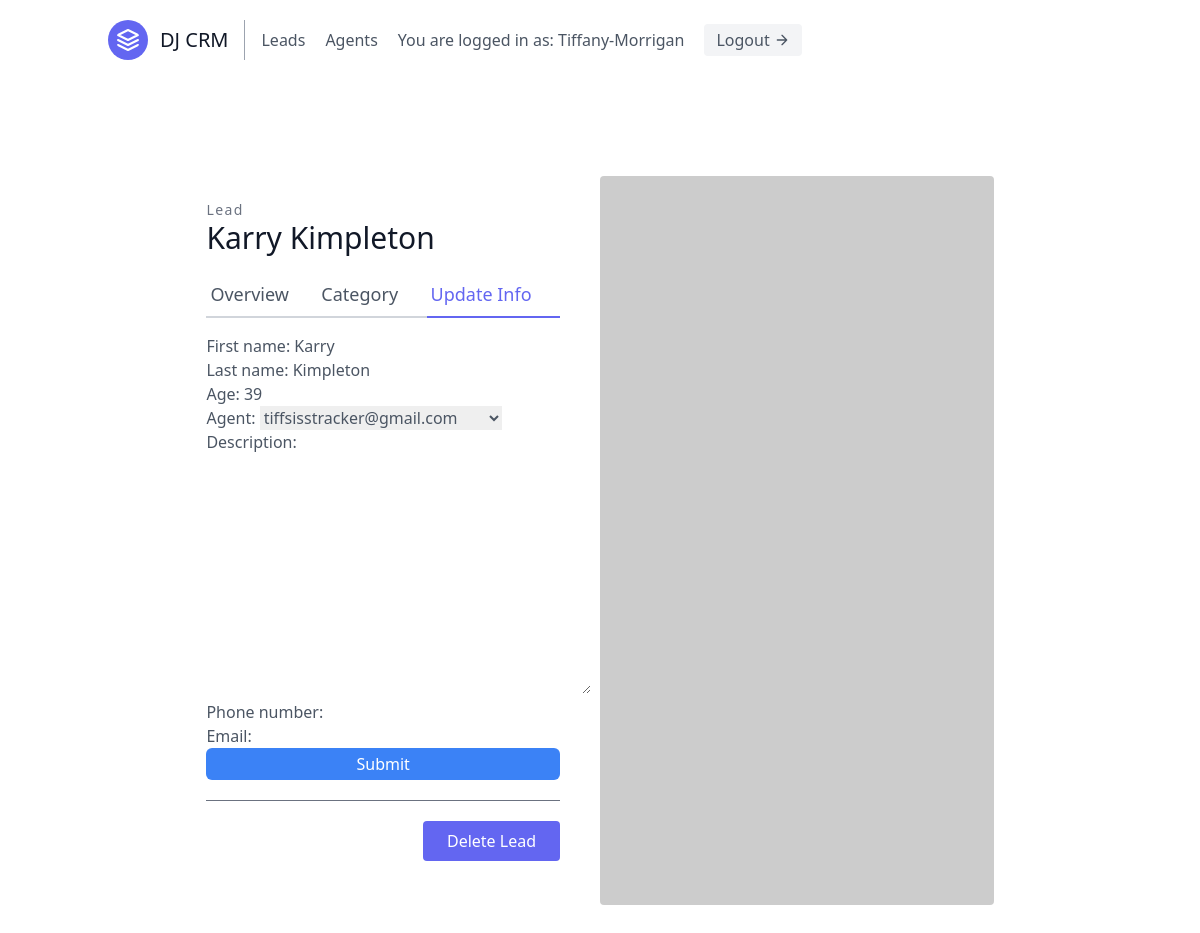
The app's page /leads/1/update (signed in) with its own data.
### leads/models.py (models this page shows, shortened)
class User(AbstractUser):
    is_organiser = models.BooleanField(default=True)
    is_agent = models.BooleanField(default=False)

class Lead(models.Model):
    first_name = models.CharField(max_length=20)
    last_name = models.CharField(max_length=20)
    age = models.IntegerField(default=0)
    organisation = models.ForeignKey(UserProfile, on_delete=models.CASCADE)
    agent = models.ForeignKey("Agent", null=True, blank=True, on_delete=models.SET_NULL) #CASCADE
    category = models.ForeignKey("Category", related_name="leads", null=True, blank=True, on_delete=models.SET_NULL)
    description = models.TextField()
    date_added = models.DateTimeField(auto_now_add=True)
    phone_number = models.CharField(max_length=20)
    email = models.EmailField()

### leads/views.py (the view, shortened to what this page needs)
# urls.py: path('<int:pk>/update', LeadUpdateView.as_view(), name='lead-update'),
class LeadUpdateView(LoginRequiredMixin, generic.UpdateView):
    template_name = "leads/lead_update.html"
    form_class = LeadModelForm
    def get_queryset(self):
        user = self.request.user
        return Lead.objects.filter(organisation=user.agent.organisation)

### leads/forms.py
class LeadModelForm(forms.ModelForm):
    class Meta:
        model = Lead
        fields =  (
            'first_name',
            'last_name',
            'age',
            'agent',
            'description',
            'phone_number',
            'email',
        )

### leads/models.py (called while the page is built)
    def __str__(self):
        return self.user.email

### leads/templates/leads/lead_update.html (shortened to what this page needs)
{% extends "base.html" %}
{% load tailwind_filters %}
{% block content %}
<section class="text-gray-600 body-font overflow-hidden">
  <div class="container px-5 py-24 mx-auto">
    <div class="lg:w-4/5 mx-auto flex flex-wrap">
      <div class="lg:w-1/2 w-full lg:pr-10 lg:py-6 mb-6 lg:mb-0">
        <h2 class="text-sm title-font text-gray-500 tracking-widest">Lead</h2>
        <h1 class="text-gray-900 text-3xl title-font font-medium mb-4">{{ lead.first_name }} {{ lead.last_name }}</h1>
        <div class="flex mb-4">
          <a href="{% url 'leads:lead-detail' lead.pk %}" class="flex-grow border-b-2 border-gray-300 py-2 text-lg px-1">
            Overview
          </a>
          <a href="{% url 'leads:lead-category-update' lead.pk %}" class="flex-grow border-b-2 border-gray-300 py-2 text-lg px-1">
            Category
          </a>
          <a href="{% url 'leads:lead-update' lead.pk %}"class="flex-grow text-indigo-500 border-b-2 border-indigo-500 py-2 text-lg px-1">
            Update Info
          </a>
        </div>
        <form method="post">
            {{ form|crispy }}
            <button class="w-full text-white bg-blue-500 hover:bg-blue-600 px-3 py-1 rounded-md" type="submit">Submit</button>
        </form>
        <div class ="mt-5 py-5 border-t border-gray-500">
          <button type="button" class="flex ml-auto text-white bg-indigo-500 border-0 py-2 px-6 focus:outline-none hover:bg-indigo-600 rounded" onclick="location.href='{% url 'leads:lead-delete' lead.pk %}'">Delete Lead</button>
        </div>
      </div>
      <img alt="ecommerce" class="lg:w-1/2 w-full lg:h-auto h-64 object-cover object-center rounded" src="https://dummyimage.com/400x400">
    </div>
  </div>
</section>
{% endblock content %}

### templates/navbar.html (shortened to what this page needs)
<header class="text-gray-600 body-font">
  <div class="container mx-auto flex flex-wrap p-5 flex-col md:flex-row items-center">
    <a class="flex title-font font-medium items-center text-gray-900 mb-4 md:mb-0">
      <svg xmlns="http://www.w3.org/2000/svg" fill="none" stroke="currentColor" stroke-linecap="round" stroke-linejoin="round" stroke-width="2" class="w-10 h-10 text-white p-2 bg-indigo-500 rounded-full" viewBox="0 0 24 24">
        <path d="M12 2L2 7l10 5 10-5-10-5zM2 17l10 5 10-5M2 12l10 5 10-5"></path>
      </svg>
      <span class="ml-3 text-xl">DJ CRM</span>
    </a>
    <nav class="md:mr-auto md:ml-4 md:py-1 md:pl-4 md:border-l md:border-gray-400	flex flex-wrap items-center text-base justify-center">
        {% if not request.user.is_authenticated %}
          <a href="{% url 'signup' %}" class="mr-5 hover:text-gray-900">Signup</a>
        {% else %}
          {% if request.user.is_organiser %}
          <a href="{% url 'leads:lead-list' %}" class="mr-5 hover:text-gray-900">Leads</a>
          {% endif %}
          <a href="{% url 'agents:agent-list' %}" class="mr-5 hover:text-gray-900">Agents</a>
        {% endif %}
        {% if request.user.is_authenticated %}
          You are logged in as: {{ request.user.username }}
        <a href="{% url 'logout' %}" class="ml-5 inline-flex items-center bg-gray-100 border-0 py-1 px-3 focus:outline-none hover:bg-gray-200 rounded text-base mt-4 md:mt-0">
        Logout
            <svg fill="none" stroke="currentColor" stroke-linecap="round" stroke-linejoin="round" stroke-width="2" class="w-4 h-4 ml-1" viewBox="0 0 24 24">
            <path d="M5 12h14M12 5l7 7-7 7"></path>
            </svg>
    </a>
        {% endif %}
  </div>
</header>

### records on screen
User: user.username "Tiffany-Morrigan"
Lead: first_name "Karry", last_name "Kimpleton", age "39", agent "tiffsisstracker@gmail.com"
